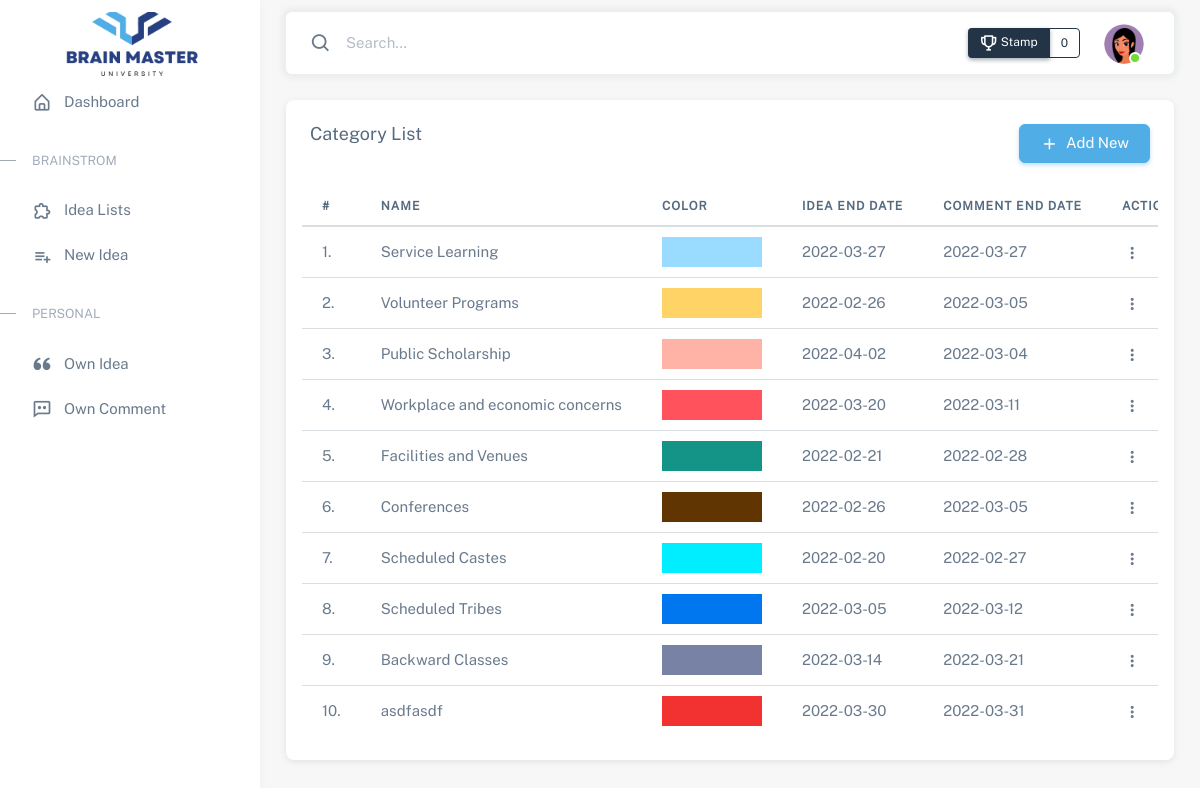
Screenshot of /category_list.php (signed in) with the database file from the repository.
### tables this page shows
CREATE TABLE `categories` (
  `id` int(11) NOT NULL,
  `name` varchar(255) NOT NULL,
  `color` varchar(255) NOT NULL,
  `ideaenddate` date NOT NULL,
  `commentenddate` date NOT NULL,
  `created_at` timestamp NOT NULL DEFAULT CURRENT_TIMESTAMP ON UPDATE CURRENT_TIMESTAMP,
  `updated_at` timestamp NOT NULL DEFAULT '0000-00-00 00:00:00'
);

### category_list.php (the view, shortened to what this page needs)
<?php
	require 'header.php';
    include("confs/config.php");
?>
    <div class="layout-wrapper layout-content-navbar">
        <div class="layout-container">
            <?php require 'app_sidebar.php' ?>
            <div class="layout-page">
                <?php require 'app_header.php' ?>
                <div class="container-xxl flex-grow-1 container-p-y">
                    <div class="card">
                        <div class="card-header">
                            <h5 class="d-inline-block">Category List</h5>
                            <a href="category_add.php" class="btn btn-primary float-end">
                                <i class='bx bx-plus me-1' ></i>  Add New
                            </a>
                        </div>
                        <div class="card-body px-3">
                            <div class="table-responsive text-nowrap">
                                <table class="table" id="sampleTable">
                                    <thead>
                                        <tr>
                                            <th>#</th>
                                            <th>Name</th>
                                            <th>Color</th>
                                            <th>Idea End Date</th>
                                            <th> Comment End Date </th>
                                            <th> Action </th>
                                        </tr>
                                    </thead>
                                    <tbody class="table-border-bottom-0">
                                        <?php
                                            $select="SELECT * from categories";
                                            $query=mysqli_query($conn,$select);
                                            $count=mysqli_num_rows($query);
                                            if ($count>0)
                                            {
                                                $number =1;
                                                for ($i=0; $i<$count; $i++)
                                                {
                                                    $data=mysqli_fetch_array($query);
                                                    $name=$data['name'];
                                                    $color=$data['color'];
                                                    $ideaEndDate=$data['ideaenddate'];
                                                    $commentEndDate=$data['commentenddate'];
                                                ?>
                                                <tr>
                                                    <td> <?= $number++; ?>. </td>
                                                    <td> <?= $name; ?> </td>
                                                    <td>
                                                        <div style='background-color: <?= $color ?>; width:100px;  height:30px' ></div>
                                                    </td>
                                                    <td> <?= $ideaEndDate; ?> </td>
                                                    <td> <?= $commentEndDate ?> </td>
                                                    <td>
                                                        <div class="dropdown">
                                                            <button type="button" class="btn p-0 dropdown-toggle hide-arrow" data-bs-toggle="dropdown">
                                                                <i class="bx bx-dots-vertical-rounded"></i>
                                                            </button>
                                                        </div>
                                                    </td>
                                                </tr>
                                        <?php
                                                }
                                            }
                                        ?>
                                    </tbody>
                                </table>
                            </div>
                        </div>
                    </div>
                </div>
            </div>
        </div>
    </div>
<?php
	require 'footer.php';
?>

### rows the page displays
categories: name "Service Learning", ideaenddate "2022-03-27", commentenddate "2022-03-27"
categories: name "Volunteer Programs", ideaenddate "2022-02-26", commentenddate "2022-03-05"
categories: name "Public Scholarship", ideaenddate "2022-04-02", commentenddate "2022-03-04"
categories: name "Workplace and economic concerns", ideaenddate "2022-03-20", commentenddate "2022-03-11"
categories: name "Facilities and Venues", ideaenddate "2022-02-21", commentenddate "2022-02-28"
categories: name "Conferences", ideaenddate "2022-02-26", commentenddate "2022-03-05"
categories: name "Scheduled Castes", ideaenddate "2022-02-20", commentenddate "2022-02-27"
categories: name "Scheduled Tribes", ideaenddate "2022-03-05", commentenddate "2022-03-12"
categories: name "Backward Classes", ideaenddate "2022-03-14", commentenddate "2022-03-21"
categories: name "asdfasdf", ideaenddate "2022-03-30", commentenddate "2022-03-31"

### other values shown
$stamp "0"
